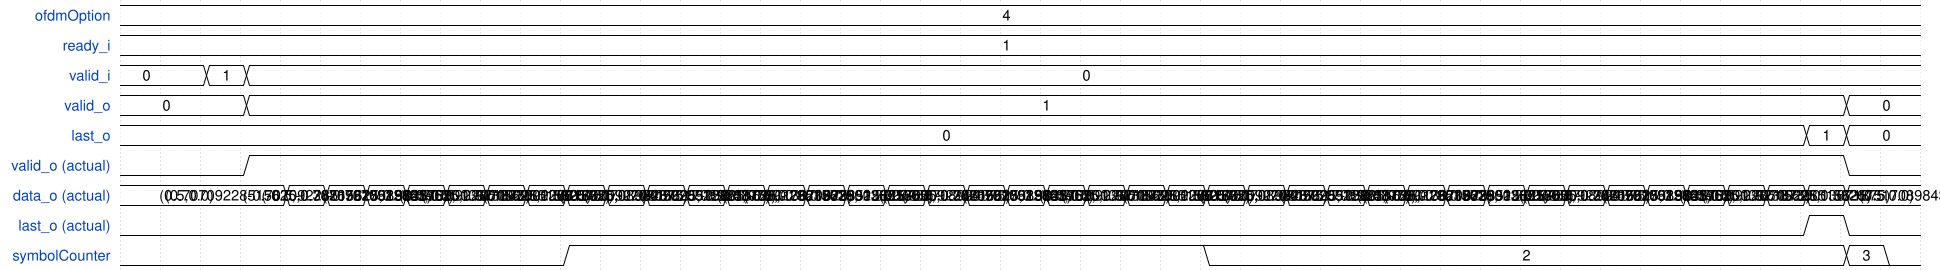

The Python source for this figure:
# LTF testbench
# 
# Sébastien Deriaz
# 16.01.2023

from clash_testbench import Chronogram, Testbench, Signal, Function, Level
from os.path import join, dirname

import numpy as np
import pytest
import matplotlib.pyplot as plt

from sun_phy import Mr_ofdm_modulator

filepath = join(dirname(__file__), '../../../SunPhy/MR_OFDM/LTF.hs')

OFDM_options = list(range(1,5))


@pytest.mark.parametrize("OFDM_Option", OFDM_options)
def test_HCS(OFDM_Option):
    tb = Testbench(filepath, 'ltf')
    
    mod = Mr_ofdm_modulator(
        MCS = 2,
        OFDM_Option=OFDM_Option
    )
    ltf_th_i, ltf_th_q = mod._LTF()
    N = ltf_th_i.size

    PAD = 2
    ofdm_option = Signal("ofdmOption", [OFDM_Option])
    valid_i = Signal('valid_i', [0,0] + [1] + (N + PAD) * [0])
    ready_i = Signal('ready_i', [1])

    valid_o = Signal('valid_o', [0,0,0] + N * [1] + (PAD) * [0])
    ready_o = Signal('ready_o', [1])    
    last_o = Signal('last_o', [0,0,0] + (N-1)*[0] + [1] + PAD*[0])

    tb.setInputs([
        ofdm_option,
        ready_i,
        valid_i,
    ])

    tb.setExpectedOutputs([
        valid_o,
        None,
        last_o
    ])

    tb.setActualOutputsNames([
        "valid_o (actual)",
        "data_o (actual)",
        "last_o (actual)"
    ])

    tb.run()
    cg = Chronogram()
    cg.setSignals(tb.getAllSignals())
    cg.saveSVG(join(dirname(__file__), 'test_LTF.svg'), 0.5)

    for s in tb:
        if s.isChecked():
            s.print(True)
            assert s.isValid(), s.message()
        else:
            s.print(True)

    # Check the data
    data = np.stack([(float(a), float(b)) for a,b in [str(x)[1:-1].split(',') for x in tb._actualOutputs["data_o (actual)"][3:(3+N)]]])
    data_th = np.stack([ltf_th_i, ltf_th_q], axis=1)

    assert np.var(data - data_th) < 0.001
